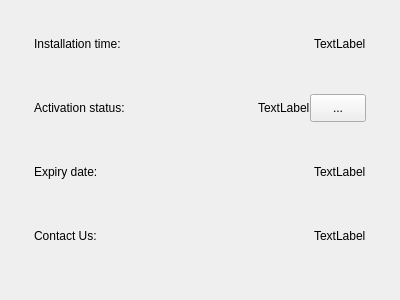
<?xml version="1.0" encoding="UTF-8"?>
<ui version="4.0">
 <class>LicenseInformation</class>
 <widget class="QWidget" name="LicenseInformation">
  <property name="geometry">
   <rect>
    <x>0</x>
    <y>0</y>
    <width>400</width>
    <height>300</height>
   </rect>
  </property>
  <property name="windowTitle">
   <string>Form</string>
  </property>
  <layout class="QVBoxLayout" name="verticalLayout">
   <property name="spacing">
    <number>24</number>
   </property>
   <property name="leftMargin">
    <number>24</number>
   </property>
   <property name="topMargin">
    <number>24</number>
   </property>
   <property name="rightMargin">
    <number>24</number>
   </property>
   <property name="bottomMargin">
    <number>40</number>
   </property>
   <item>
    <widget class="QWidget" name="widget_install_time" native="true">
     <property name="minimumSize">
      <size>
       <width>0</width>
       <height>40</height>
      </size>
     </property>
     <property name="maximumSize">
      <size>
       <width>16777215</width>
       <height>40</height>
      </size>
     </property>
     <layout class="QHBoxLayout" name="horizontalLayout">
      <property name="spacing">
       <number>0</number>
      </property>
      <property name="leftMargin">
       <number>10</number>
      </property>
      <property name="topMargin">
       <number>0</number>
      </property>
      <property name="rightMargin">
       <number>10</number>
      </property>
      <property name="bottomMargin">
       <number>0</number>
      </property>
      <item>
       <widget class="QLabel" name="lab_install_time">
        <property name="text">
         <string>Installation time:</string>
        </property>
       </widget>
      </item>
      <item>
       <spacer name="horizontalSpacer">
        <property name="orientation">
         <enum>Qt::Horizontal</enum>
        </property>
        <property name="sizeHint" stdset="0">
         <size>
          <width>125</width>
          <height>20</height>
         </size>
        </property>
       </spacer>
      </item>
      <item>
       <widget class="QLabel" name="lab_install_time_info">
        <property name="text">
         <string>TextLabel</string>
        </property>
       </widget>
      </item>
     </layout>
    </widget>
   </item>
   <item>
    <widget class="QWidget" name="widget_register_status" native="true">
     <property name="minimumSize">
      <size>
       <width>0</width>
       <height>40</height>
      </size>
     </property>
     <property name="maximumSize">
      <size>
       <width>16777215</width>
       <height>40</height>
      </size>
     </property>
     <layout class="QHBoxLayout" name="horizontalLayout_2">
      <property name="spacing">
       <number>0</number>
      </property>
      <property name="leftMargin">
       <number>10</number>
      </property>
      <property name="topMargin">
       <number>0</number>
      </property>
      <property name="rightMargin">
       <number>10</number>
      </property>
      <property name="bottomMargin">
       <number>0</number>
      </property>
      <item>
       <widget class="QLabel" name="lab_register_status">
        <property name="text">
         <string>Activation status:</string>
        </property>
       </widget>
      </item>
      <item>
       <spacer name="horizontalSpacer_2">
        <property name="orientation">
         <enum>Qt::Horizontal</enum>
        </property>
        <property name="sizeHint" stdset="0">
         <size>
          <width>67</width>
          <height>20</height>
         </size>
        </property>
       </spacer>
      </item>
      <item>
       <widget class="QLabel" name="lab_status">
        <property name="text">
         <string>TextLabel</string>
        </property>
       </widget>
      </item>
      <item>
       <widget class="QToolButton" name="btn_status">
        <property name="minimumSize">
         <size>
          <width>56</width>
          <height>28</height>
         </size>
        </property>
        <property name="maximumSize">
         <size>
          <width>56</width>
          <height>28</height>
         </size>
        </property>
        <property name="text">
         <string>...</string>
        </property>
       </widget>
      </item>
     </layout>
    </widget>
   </item>
   <item>
    <widget class="QWidget" name="widget_expire_date" native="true">
     <property name="minimumSize">
      <size>
       <width>0</width>
       <height>40</height>
      </size>
     </property>
     <property name="maximumSize">
      <size>
       <width>16777215</width>
       <height>40</height>
      </size>
     </property>
     <layout class="QHBoxLayout" name="horizontalLayout_3">
      <property name="spacing">
       <number>0</number>
      </property>
      <property name="leftMargin">
       <number>10</number>
      </property>
      <property name="topMargin">
       <number>0</number>
      </property>
      <property name="rightMargin">
       <number>10</number>
      </property>
      <property name="bottomMargin">
       <number>0</number>
      </property>
      <item>
       <widget class="QLabel" name="lab_expire_date">
        <property name="text">
         <string>Expiry date:</string>
        </property>
       </widget>
      </item>
      <item>
       <spacer name="horizontalSpacer_3">
        <property name="orientation">
         <enum>Qt::Horizontal</enum>
        </property>
        <property name="sizeHint" stdset="0">
         <size>
          <width>164</width>
          <height>20</height>
         </size>
        </property>
       </spacer>
      </item>
      <item>
       <widget class="QLabel" name="lab_expire_date_info">
        <property name="text">
         <string>TextLabel</string>
        </property>
       </widget>
      </item>
     </layout>
    </widget>
   </item>
   <item>
    <widget class="QWidget" name="widget_contact" native="true">
     <property name="minimumSize">
      <size>
       <width>0</width>
       <height>40</height>
      </size>
     </property>
     <property name="maximumSize">
      <size>
       <width>16777215</width>
       <height>40</height>
      </size>
     </property>
     <layout class="QHBoxLayout" name="horizontalLayout_4">
      <property name="spacing">
       <number>0</number>
      </property>
      <property name="leftMargin">
       <number>10</number>
      </property>
      <property name="topMargin">
       <number>0</number>
      </property>
      <property name="rightMargin">
       <number>10</number>
      </property>
      <property name="bottomMargin">
       <number>0</number>
      </property>
      <item>
       <widget class="QLabel" name="lab_contact">
        <property name="text">
         <string>Contact Us:</string>
        </property>
       </widget>
      </item>
      <item>
       <spacer name="horizontalSpacer_4">
        <property name="orientation">
         <enum>Qt::Horizontal</enum>
        </property>
        <property name="sizeHint" stdset="0">
         <size>
          <width>167</width>
          <height>20</height>
         </size>
        </property>
       </spacer>
      </item>
      <item>
       <widget class="QLabel" name="lab_contact_info">
        <property name="text">
         <string>TextLabel</string>
        </property>
       </widget>
      </item>
     </layout>
    </widget>
   </item>
   <item>
    <spacer name="verticalSpacer">
     <property name="orientation">
      <enum>Qt::Vertical</enum>
     </property>
     <property name="sizeHint" stdset="0">
      <size>
       <width>20</width>
       <height>40</height>
      </size>
     </property>
    </spacer>
   </item>
  </layout>
 </widget>
 <resources/>
 <connections/>
</ui>
